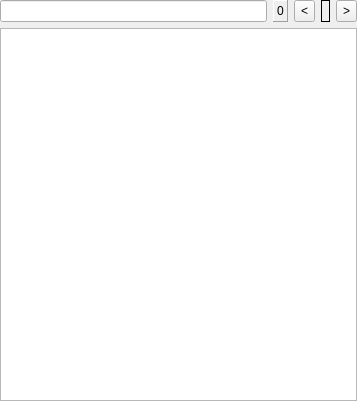
<?xml version="1.0" encoding="UTF-8"?>
<ui version="4.0">
 <class>FileBlockViewGUI</class>
 <widget class="QWidget" name="FileBlockViewGUI">
  <property name="geometry">
   <rect>
    <x>0</x>
    <y>0</y>
    <width>357</width>
    <height>401</height>
   </rect>
  </property>
  <property name="windowTitle">
   <string>Form</string>
  </property>
  <layout class="QVBoxLayout" name="verticalLayout">
   <property name="leftMargin">
    <number>0</number>
   </property>
   <property name="topMargin">
    <number>0</number>
   </property>
   <property name="rightMargin">
    <number>0</number>
   </property>
   <property name="bottomMargin">
    <number>0</number>
   </property>
   <item>
    <layout class="QHBoxLayout" name="horizontalLayout">
     <item>
      <widget class="QLineEdit" name="FilePath">
       <property name="readOnly">
        <bool>true</bool>
       </property>
      </widget>
     </item>
     <item>
      <widget class="QLabel" name="LineNumber">
       <property name="sizePolicy">
        <sizepolicy hsizetype="Maximum" vsizetype="Preferred">
         <horstretch>0</horstretch>
         <verstretch>0</verstretch>
        </sizepolicy>
       </property>
       <property name="frameShape">
        <enum>QFrame::Panel</enum>
       </property>
       <property name="frameShadow">
        <enum>QFrame::Raised</enum>
       </property>
       <property name="text">
        <string>0</string>
       </property>
      </widget>
     </item>
     <item>
      <widget class="QToolButton" name="PrevChunk">
       <property name="sizePolicy">
        <sizepolicy hsizetype="Fixed" vsizetype="Preferred">
         <horstretch>0</horstretch>
         <verstretch>0</verstretch>
        </sizepolicy>
       </property>
       <property name="text">
        <string>&lt;</string>
       </property>
      </widget>
     </item>
     <item>
      <widget class="QLabel" name="ChunkLabel">
       <property name="frameShape">
        <enum>QFrame::Box</enum>
       </property>
       <property name="text">
        <string>&lt;none&gt;</string>
       </property>
      </widget>
     </item>
     <item>
      <widget class="QToolButton" name="NextChunk">
       <property name="sizePolicy">
        <sizepolicy hsizetype="Fixed" vsizetype="Preferred">
         <horstretch>0</horstretch>
         <verstretch>0</verstretch>
        </sizepolicy>
       </property>
       <property name="text">
        <string>&gt;</string>
       </property>
      </widget>
     </item>
    </layout>
   </item>
   <item>
    <widget class="CodeEditor" name="View">
     <property name="font">
      <font>
       <family>Consolas</family>
       <pointsize>10</pointsize>
      </font>
     </property>
     <property name="undoRedoEnabled">
      <bool>false</bool>
     </property>
     <property name="lineWrapMode">
      <enum>QPlainTextEdit::NoWrap</enum>
     </property>
     <property name="readOnly">
      <bool>true</bool>
     </property>
    </widget>
   </item>
  </layout>
 </widget>
 <customwidgets>
  <customwidget>
   <class>CodeEditor</class>
   <extends>QPlainTextEdit</extends>
   <header>CodeEditor.h</header>
  </customwidget>
 </customwidgets>
 <tabstops>
  <tabstop>FilePath</tabstop>
  <tabstop>PrevChunk</tabstop>
  <tabstop>NextChunk</tabstop>
  <tabstop>View</tabstop>
 </tabstops>
 <resources/>
 <connections/>
</ui>
